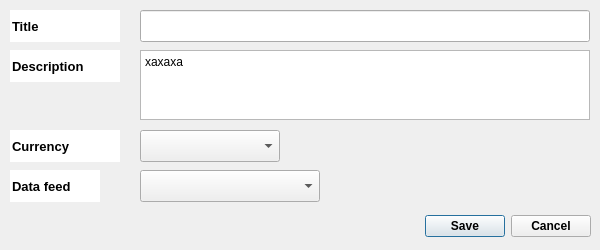
<?xml version="1.0" encoding="UTF-8"?>
<ui version="4.0">
 <class>AddPortfolioDialog</class>
 <widget class="QDialog" name="AddPortfolioDialog">
  <property name="windowModality">
   <enum>Qt::ApplicationModal</enum>
  </property>
  <property name="geometry">
   <rect>
    <x>0</x>
    <y>0</y>
    <width>600</width>
    <height>250</height>
   </rect>
  </property>
  <property name="minimumSize">
   <size>
    <width>600</width>
    <height>250</height>
   </size>
  </property>
  <property name="maximumSize">
   <size>
    <width>600</width>
    <height>250</height>
   </size>
  </property>
  <property name="windowTitle">
   <string>Add New Portfolio</string>
  </property>
  <property name="windowIcon">
   <iconset resource="../resources/ChartGeany.qrc">
    <normaloff>:/png/images/icons/PNG/Add_Symbol.png</normaloff>:/png/images/icons/PNG/Add_Symbol.png</iconset>
  </property>
  <property name="autoFillBackground">
   <bool>true</bool>
  </property>
  <property name="sizeGripEnabled">
   <bool>false</bool>
  </property>
  <property name="modal">
   <bool>true</bool>
  </property>
  <widget class="QLineEdit" name="titleLbl">
   <property name="geometry">
    <rect>
     <x>10</x>
     <y>10</y>
     <width>110</width>
     <height>32</height>
    </rect>
   </property>
   <property name="font">
    <font>
     <pointsize>10</pointsize>
     <weight>75</weight>
     <bold>true</bold>
     <kerning>true</kerning>
    </font>
   </property>
   <property name="mouseTracking">
    <bool>false</bool>
   </property>
   <property name="focusPolicy">
    <enum>Qt::NoFocus</enum>
   </property>
   <property name="acceptDrops">
    <bool>false</bool>
   </property>
   <property name="autoFillBackground">
    <bool>true</bool>
   </property>
   <property name="locale">
    <locale language="English" country="UnitedStates"/>
   </property>
   <property name="text">
    <string>Title</string>
   </property>
   <property name="frame">
    <bool>false</bool>
   </property>
   <property name="echoMode">
    <enum>QLineEdit::Normal</enum>
   </property>
   <property name="readOnly">
    <bool>true</bool>
   </property>
  </widget>
  <widget class="QLineEdit" name="titleEdit">
   <property name="geometry">
    <rect>
     <x>140</x>
     <y>10</y>
     <width>450</width>
     <height>32</height>
    </rect>
   </property>
   <property name="focusPolicy">
    <enum>Qt::StrongFocus</enum>
   </property>
   <property name="autoFillBackground">
    <bool>false</bool>
   </property>
   <property name="frame">
    <bool>true</bool>
   </property>
  </widget>
  <widget class="QLineEdit" name="descriptionLbl">
   <property name="geometry">
    <rect>
     <x>10</x>
     <y>50</y>
     <width>110</width>
     <height>32</height>
    </rect>
   </property>
   <property name="font">
    <font>
     <pointsize>10</pointsize>
     <weight>75</weight>
     <bold>true</bold>
     <kerning>true</kerning>
    </font>
   </property>
   <property name="mouseTracking">
    <bool>false</bool>
   </property>
   <property name="focusPolicy">
    <enum>Qt::NoFocus</enum>
   </property>
   <property name="acceptDrops">
    <bool>false</bool>
   </property>
   <property name="autoFillBackground">
    <bool>true</bool>
   </property>
   <property name="locale">
    <locale language="English" country="UnitedStates"/>
   </property>
   <property name="text">
    <string>Description</string>
   </property>
   <property name="frame">
    <bool>false</bool>
   </property>
   <property name="readOnly">
    <bool>true</bool>
   </property>
  </widget>
  <widget class="QLineEdit" name="currencyLbl">
   <property name="geometry">
    <rect>
     <x>10</x>
     <y>130</y>
     <width>110</width>
     <height>32</height>
    </rect>
   </property>
   <property name="font">
    <font>
     <pointsize>10</pointsize>
     <weight>75</weight>
     <bold>true</bold>
     <kerning>true</kerning>
    </font>
   </property>
   <property name="mouseTracking">
    <bool>false</bool>
   </property>
   <property name="focusPolicy">
    <enum>Qt::NoFocus</enum>
   </property>
   <property name="acceptDrops">
    <bool>false</bool>
   </property>
   <property name="autoFillBackground">
    <bool>true</bool>
   </property>
   <property name="locale">
    <locale language="English" country="UnitedStates"/>
   </property>
   <property name="text">
    <string>Currency</string>
   </property>
   <property name="frame">
    <bool>false</bool>
   </property>
   <property name="readOnly">
    <bool>true</bool>
   </property>
  </widget>
  <widget class="QComboBox" name="currencyComboBox">
   <property name="geometry">
    <rect>
     <x>140</x>
     <y>130</y>
     <width>140</width>
     <height>32</height>
    </rect>
   </property>
   <property name="font">
    <font>
     <pointsize>10</pointsize>
    </font>
   </property>
   <property name="focusPolicy">
    <enum>Qt::StrongFocus</enum>
   </property>
  </widget>
  <widget class="QComboBox" name="datafeedsComboBox">
   <property name="geometry">
    <rect>
     <x>140</x>
     <y>170</y>
     <width>180</width>
     <height>32</height>
    </rect>
   </property>
   <property name="font">
    <font>
     <pointsize>10</pointsize>
     <kerning>true</kerning>
    </font>
   </property>
   <property name="focusPolicy">
    <enum>Qt::StrongFocus</enum>
   </property>
   <property name="autoFillBackground">
    <bool>false</bool>
   </property>
  </widget>
  <widget class="QLineEdit" name="datafeedLbl">
   <property name="geometry">
    <rect>
     <x>10</x>
     <y>170</y>
     <width>90</width>
     <height>32</height>
    </rect>
   </property>
   <property name="font">
    <font>
     <pointsize>10</pointsize>
     <weight>75</weight>
     <bold>true</bold>
     <kerning>true</kerning>
    </font>
   </property>
   <property name="mouseTracking">
    <bool>false</bool>
   </property>
   <property name="focusPolicy">
    <enum>Qt::NoFocus</enum>
   </property>
   <property name="acceptDrops">
    <bool>false</bool>
   </property>
   <property name="autoFillBackground">
    <bool>true</bool>
   </property>
   <property name="locale">
    <locale language="English" country="UnitedStates"/>
   </property>
   <property name="text">
    <string>Data feed</string>
   </property>
   <property name="frame">
    <bool>false</bool>
   </property>
   <property name="readOnly">
    <bool>true</bool>
   </property>
  </widget>
  <widget class="QDialogButtonBox" name="buttonBox">
   <property name="geometry">
    <rect>
     <x>250</x>
     <y>210</y>
     <width>341</width>
     <height>32</height>
    </rect>
   </property>
   <property name="font">
    <font>
     <weight>75</weight>
     <bold>true</bold>
    </font>
   </property>
   <property name="focusPolicy">
    <enum>Qt::NoFocus</enum>
   </property>
   <property name="orientation">
    <enum>Qt::Horizontal</enum>
   </property>
   <property name="standardButtons">
    <set>QDialogButtonBox::Cancel|QDialogButtonBox::Save</set>
   </property>
  </widget>
  <widget class="QPlainTextEdit" name="descriptionEdit">
   <property name="geometry">
    <rect>
     <x>140</x>
     <y>50</y>
     <width>450</width>
     <height>70</height>
    </rect>
   </property>
   <property name="focusPolicy">
    <enum>Qt::StrongFocus</enum>
   </property>
   <property name="plainText">
    <string>xaxaxa</string>
   </property>
  </widget>
 </widget>
 <resources>
  <include location="../resources/ChartGeany.qrc"/>
 </resources>
 <connections/>
</ui>
